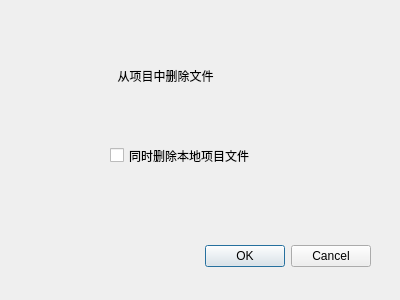
<?xml version="1.0" encoding="UTF-8"?>
<ui version="4.0">
 <class>RemoveProDialog</class>
 <widget class="QDialog" name="RemoveProDialog">
  <property name="geometry">
   <rect>
    <x>0</x>
    <y>0</y>
    <width>400</width>
    <height>300</height>
   </rect>
  </property>
  <property name="windowTitle">
   <string>Dialog</string>
  </property>
  <widget class="QDialogButtonBox" name="buttonBox">
   <property name="geometry">
    <rect>
     <x>30</x>
     <y>240</y>
     <width>341</width>
     <height>32</height>
    </rect>
   </property>
   <property name="orientation">
    <enum>Qt::Horizontal</enum>
   </property>
   <property name="standardButtons">
    <set>QDialogButtonBox::Cancel|QDialogButtonBox::Ok</set>
   </property>
  </widget>
  <widget class="QLabel" name="label">
   <property name="geometry">
    <rect>
     <x>80</x>
     <y>60</y>
     <width>171</width>
     <height>31</height>
    </rect>
   </property>
   <property name="text">
    <string>从项目中删除文件</string>
   </property>
   <property name="alignment">
    <set>Qt::AlignCenter</set>
   </property>
  </widget>
  <widget class="QCheckBox" name="checkBox">
   <property name="geometry">
    <rect>
     <x>110</x>
     <y>140</y>
     <width>181</width>
     <height>31</height>
    </rect>
   </property>
   <property name="text">
    <string>同时删除本地项目文件</string>
   </property>
  </widget>
 </widget>
 <resources/>
 <connections>
  <connection>
   <sender>buttonBox</sender>
   <signal>accepted()</signal>
   <receiver>RemoveProDialog</receiver>
   <slot>accept()</slot>
   <hints>
    <hint type="sourcelabel">
     <x>248</x>
     <y>254</y>
    </hint>
    <hint type="destinationlabel">
     <x>157</x>
     <y>274</y>
    </hint>
   </hints>
  </connection>
  <connection>
   <sender>buttonBox</sender>
   <signal>rejected()</signal>
   <receiver>RemoveProDialog</receiver>
   <slot>reject()</slot>
   <hints>
    <hint type="sourcelabel">
     <x>316</x>
     <y>260</y>
    </hint>
    <hint type="destinationlabel">
     <x>286</x>
     <y>274</y>
    </hint>
   </hints>
  </connection>
 </connections>
</ui>
